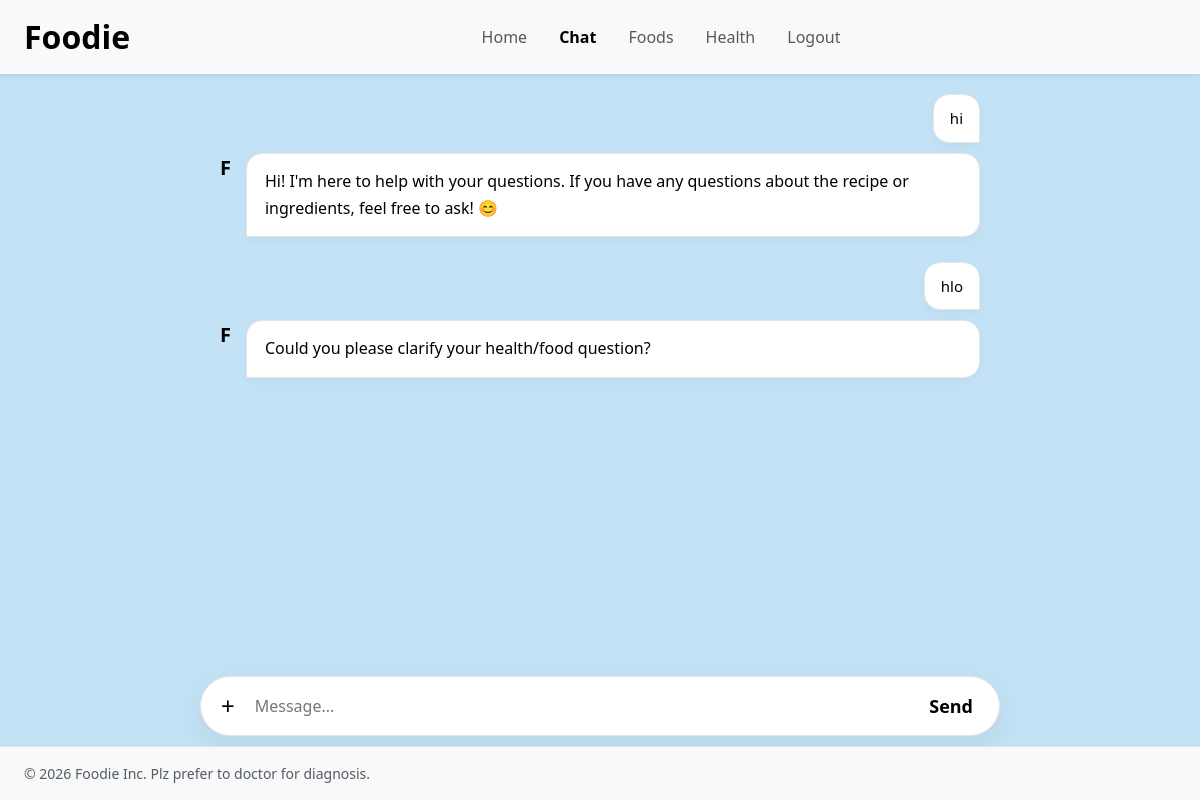
/chat/ (signed in), run on the app's committed database.
### user/models.py (models this page shows, shortened)
class chats(models.Model):
    name = models.CharField(max_length=128, default='***')
    count = models.IntegerField(default=1)
    prompt = models.CharField(max_length=128, default='***')
    bot = models.TextField(default='***')
    image = models.ImageField(
        upload_to="chat_images/",
        null=True,
        blank=True
    )
    class Meta:
        ordering = ['count']

### user/views.py (the view)
# urls.py: path('chat/', chat_page, name='chat'), # <-- Renders the actual layout interface,
@never_cache
@login_required
def chat_page(request):
    uzer = users.objects.get(user=request.user)
    prev_chats = chats.objects.filter(name=uzer.name).order_by('count')
    return render(request, 'chat.html', {'previous_chats': prev_chats})

### template/chat.html (shortened to what this page needs)
{% load static %}
<!DOCTYPE html>
<html lang="en">
<head>
    <link href="https://cdn.jsdelivr.net/npm/bootstrap@5.3.3/dist/css/bootstrap.min.css" rel="stylesheet">
</head>
<body>
<nav class="navbar navbar-expand-lg bg-body-tertiary shadow-sm">
  <div class="container-fluid px-4">
    <a class="navbar-brand" href="{% url 'home' %}">Foodie</a>
    <div class="collapse navbar-collapse" id="navbarNavAltMarkup">
    <div class="navbar-nav mx-auto gap-3 text-center">
    <a class="nav-link {% if request.resolver_match.url_name == 'home' %}active{% endif %}" href="{% url 'home' %}">Home</a>
    <a class="nav-link {% if request.resolver_match.url_name == 'chat' %}active{% endif %}" href="{% url 'chat' %}">Chat</a>
    <a class="nav-link {% if request.resolver_match.url_name == 'foods' %}active{% endif %}" href="{% url 'foods' %}">Foods</a>
     <a class="nav-link {% if request.resolver_match.url_name == 'health_page' %}active{% endif %}" href="{% url 'health_page' %}">Health</a>
    <a class="nav-link" href="{% url 'bye' %}">Logout</a>
    </div>
      </div>
    </div>
</nav>
<main id="chat-window" class="flex-grow-1">
    {% for msg in previous_chats %}
    <div class="chat-row">
        <div class="question">
            {{ msg.prompt }}
        </div>
        <div class="bot-container">
            <div class="foodie-symbol">F</div>
            <div class="answer">{{ msg.bot|safe }}</div>
        </div>
    </div>
    {% endfor %}
</main>
<div class="bottom-bar">
    <div class="input-container">
        <form id="chat-form" autocomplete="off" enctype="multipart/form-data">
            <label for="id_image" class="plus-label">+</label>
            <input type="text" name="prompt" id="id_prompt" placeholder="Message..." required>
            <button type="submit" id="send-btn">Send</button>
        </form>
    </div>
</div>
<footer class="bg-body-tertiary border-top shadow-sm py-3 mt-auto">
  <div class="container-fluid px-4 d-flex flex-wrap justify-content-between align-items-center">
    <span class="text-muted small">&copy; 2026 Foodie Inc. Plz prefer to doctor for diagnosis.</span>
  </div>
</footer>
</body>
</html>

### template/chat.html (style rules this page uses)
:root { --bg: #C4E2F5; --card: #FFFFFF; --border: #E5E5E5; --text-main: #000000; --text-dim: #666666; }
body { margin: 0; font-family: system-ui, -apple-system, sans-serif; background: #C4E2F5; color: var(--text-main); display: flex; flex-direction: column; min-height: 100vh; height: 100vh; overflow: hidden; }
.navbar-nav .nav-link { font-weight: 300; }
.navbar-nav .nav-link.active { font-weight: 700; }
.navbar-brand { font-weight: 800; font-size: xx-large; }
main { overflow-y: auto; padding: 20px; max-width: 800px; margin: 0 auto; width: 100%; box-sizing: border-box; display: flex; flex-direction: column; }
.chat-row { display: flex; flex-direction: column; margin-bottom: 25px; width: 100%; }
.question { align-self: flex-end; background: var(--card); color: #000000; padding: 12px 16px; border-radius: 16px 16px 2px 16px; max-width: 80%; border: 1px solid var(--border); font-size: 15px; box-shadow: 0 4px 12px rgba(0,0,0,0.03); }
.bot-container { display: flex; gap: 15px; align-self: flex-start; width: 100%; margin-top: 10px; }
.foodie-symbol { font-weight: 800; font-size: 20px; flex-shrink: 0; color: #000000; }
.answer { font-size: 16px; line-height: 1.7; color: var(--text-main); flex: 1; background: var(--card); padding: 14px 18px; border-radius: 16px 16px 16px 2px; border: 1px solid var(--border); box-shadow: 0 4px 12px rgba(0,0,0,0.03); }
.bottom-bar { padding: 15px 20px 10px 20px; background: transparent; }
.input-container { max-width: 800px; margin: 0 auto; background: #FFFFFF; border-radius: 30px; padding: 5px 20px; border: 1px solid var(--border); box-shadow: 0 10px 30px rgba(0,0,0,0.06); }
form { display: flex; width: 100%; align-items: center; gap: 10px; }
.plus-label { font-size: 24px; color: #000000; cursor: pointer; padding-right: 5px; }
#id_prompt { flex: 1; background: transparent; border: none; color: #000000; outline: none; padding: 12px 5px; font-size: 16px; }
#send-btn { background: none; border: none; color: #000000; cursor: pointer; font-size: 18px; font-weight: bold; }

### data on the page
chats: prompt "hi", bot "Hi! I'm here to help with your questions. If you have any questions about the recipe or ingredients, feel free to ask! 😊"
chats: prompt "hlo", bot "Could you please clarify your health/food question?"
